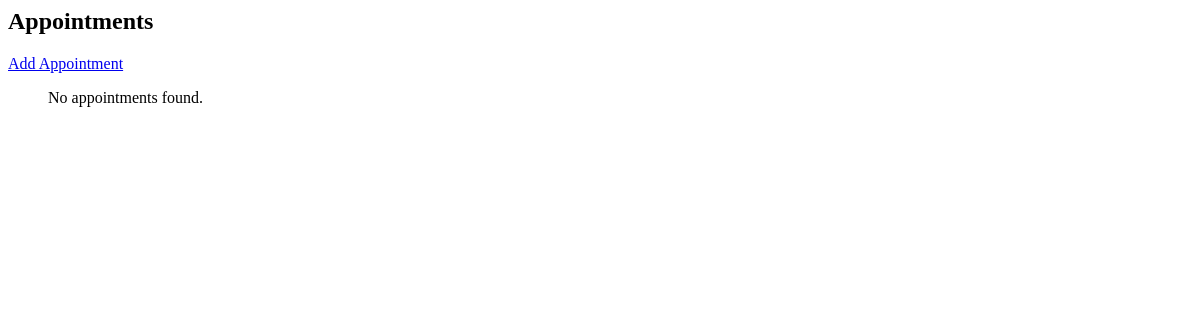
Before: /patients/appointments/ (signed in) with the older database file.
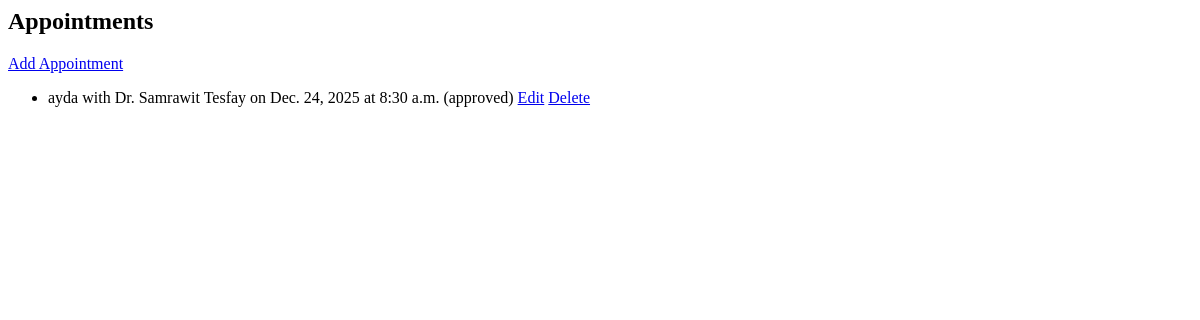
After: the same page with the newer database file.
### patients/models.py (models this page shows, shortened)
class Appointment(models.Model):
    patient = models.ForeignKey(Patient, on_delete=models.CASCADE)
    doctor = models.ForeignKey(Doctor, on_delete=models.CASCADE)
    purpose = models.CharField(max_length=255, null=True, blank=True)
    date = models.DateField()
    time = models.TimeField()
    reason = models.TextField(blank=True, null=True)
    status = models.CharField(
        max_length=20,
        choices=[('pending', 'Pending'), ('approved', 'Approved'), ('completed', 'Completed'), ('cancelled', 'Cancelled')],
        default='pending'
    )

class Patient(models.Model):
    name = models.CharField(max_length=100)
    age = models.IntegerField()
    gender = models.CharField(max_length=10)
    contact_info = models.CharField(max_length=100)
    address = models.TextField()
    medical_history = models.TextField(blank=True, null=True)
    assigned_doctor = models.ForeignKey(Doctor, on_delete=models.SET_NULL, null=True)

class Doctor(models.Model):
    user = models.OneToOneField(settings.AUTH_USER_MODEL, on_delete=models.CASCADE, null=True, blank=True, related_name='doctor_profile')
    name = models.CharField(max_length=100)
    specialization = models.CharField(max_length=100)
    availability = models.CharField(max_length=100)
    contact_info = models.CharField(max_length=50)
    phone = models.CharField(max_length=50, blank=True, null=True)

### patients/views.py (the view)
# urls.py: path('appointments/', appointment_list, name='appointment_list'),
@login_required
def appointment_list(request):
    if request.user.role in ['admin', 'receptionist']:
        appointments = Appointment.objects.all().order_by('-date', '-time')
    elif request.user.role == 'doctor':
        appointments = Appointment.objects.filter(doctor__user=request.user)
    else:
        appointments = Appointment.objects.none()
    return render(request, 'appointments/appointment_list.html', {'appointments': appointments})

### patients/templates/appointments/appointment_list.html
<h2>Appointments</h2>
<a href="{% url 'add_appointment' %}">Add Appointment</a>
<ul>
    {% for a in appointments %}
        <li>
            {{ a.patient.name }} with {{ a.doctor.name }} on {{ a.date }} at {{ a.time }}
            ({{ a.status }})
            <a href="{% url 'edit_appointment' a.id %}">Edit</a>
            <a href="{% url 'delete_appointment' a.id %}">Delete</a>
        </li>
    {% empty %}
        <p>No appointments found.</p>
    {% endfor %}
</ul>

Changed rows visible on the page:
added Appointment: patient.name "ayda", doctor.name "Dr. Samrawit Tesfay", date "Dec. 24, 2025", time "8:30 a.m.", status "approved"
Other visible differences:
text no longer shown: "No appointments found."
